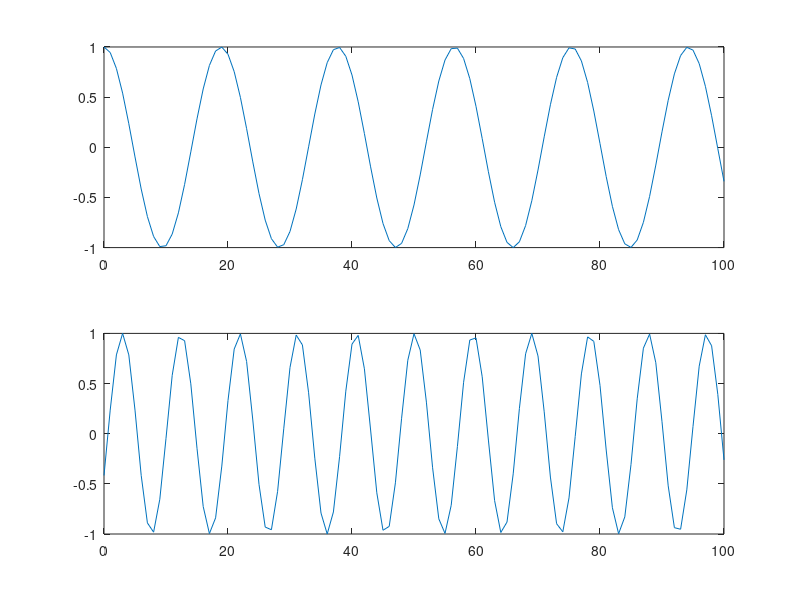

Write the MATLAB code that produced this figure.
clc
clear all
t=0:100
w=100
x=cos(t/3)
subplot(2,1,1)
plot(t,x)
t1=2*t-6
x=cos(t1/3)
subplot(2,1,2)
plot((t1+6)/2,x)